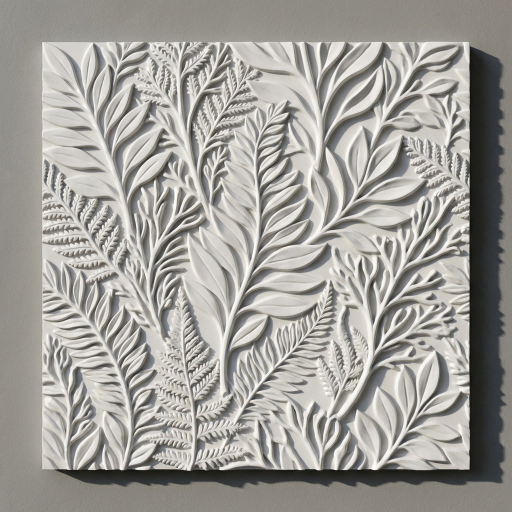
#> input picture Studio Luminant — Architectural Relief Manufacturing_files/studio-luminant-50x50cm-modular-gypsum-wall-panel-architectural-photo-v2.jpg, 1024 x 1024 px (shown at 1/2 size)
$ python -i process_bake.py   (imports and definitions only)   (older library calls are emulated)
#> lines starting #> are read from the running program, lines starting #| are printed output that depends on the picture
#> further down, picture is the input picture: shape (1024, 1024, 3); mean B, G, R 152.9, 158.2, 160.4
"""Bake the Process page's drawing-to-cast sequence layers from one Library relief folder.

Writes concept / depth / light layers, each registered to the heightmap's panel square, so the
scroll crossfade reads as one surface changing rather than a slideshow. The fourth layer is the
live relief (assets/relief/<asset>/, from relief_bake.py), inset in CSS so its panel fills the
same square.

  python tools/process_bake.py "<VAULT/Library/Relief/012_iznik-cypress>" assets/process/cantilena --light-frame 0

Concept: the source image is warped onto the heightmap with an ECC affine fit on gradient maps.
Light: the graze sheet holds three raking-light frames; --light-frame picks the one lit from the poster's side.
"""
import argparse
import json
import sys
from pathlib import Path

import cv2
import numpy as np

SIZES = (1200, 600)
WEBP_Q = 82
WORK = 512  # registration resolution


def imread(path, flags=cv2.IMREAD_COLOR):
    """cv2.imread cannot open non-ASCII Windows paths ("06 — Website"); decode from bytes instead."""
    return cv2.imdecode(np.fromfile(str(path), np.uint8), flags)


# [5 lines left out: function imwrite, not called in this run]


def grad(img):
    """Blurred gradient magnitude, normalised: a lighting-independent picture of the motif."""
    g = cv2.GaussianBlur(img.astype(np.float32), (0, 0), 2.0)
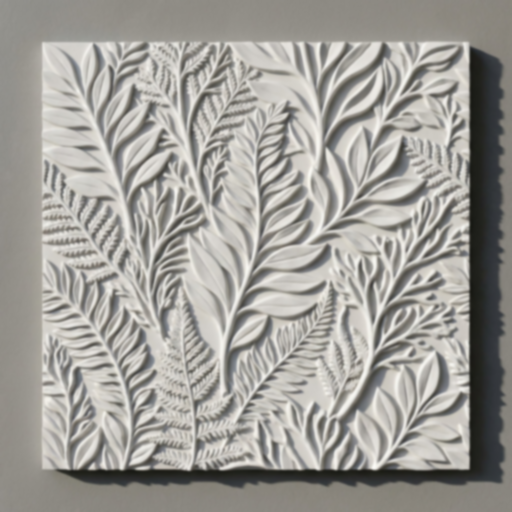
#> g: shape (1024, 1024, 3) float32 (shown at 1/2 size); mean B, G, R 153, 158, 160.5
    m = cv2.magnitude(cv2.Sobel(g, cv2.CV_32F, 1, 0), cv2.Sobel(g, cv2.CV_32F, 0, 1))
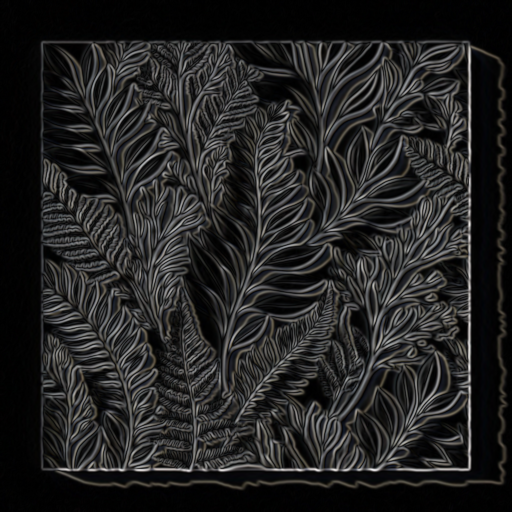
#> m: shape (1024, 1024, 3) float32 (shown at 1/2 size); mean B, G, R 46.7, 47.1, 47.4; drawn with min black and max white
    m = cv2.GaussianBlur(m, (0, 0), 3.0)
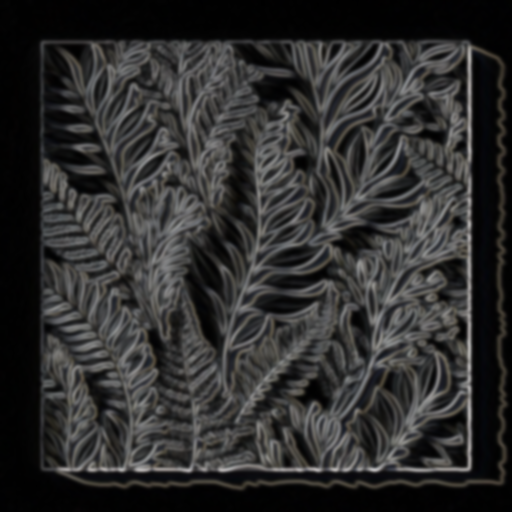
#> m: shape (1024, 1024, 3) float32 (shown at 1/2 size); mean B, G, R 46.7, 47.1, 47.4
    return m / (m.max() + 1e-6)
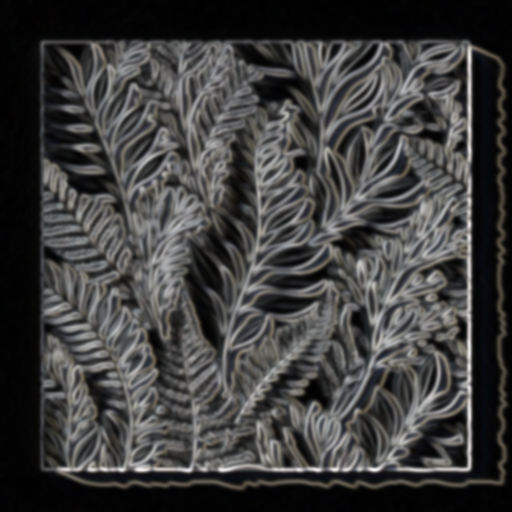
#> returned value: shape (1024, 1024, 3) float32 (shown at 1/2 size); mean of channels 0, 1, 2 0.245, 0.247, 0.248; drawn as B, G, R


def to_gray(img):
    return img if img.ndim == 2 else cv2.cvtColor(img, cv2.COLOR_BGR2GRAY)


# [77 lines left out: functions register, write_layer, main, not called in this run]


# [2 lines not run here, left out]

>>> import cv2
>>> picture = cv2.imread('../Studio Luminant — Architectural Relief Manufacturing_files/studio-luminant-50x50cm-modular-gypsum-wall-panel-architectural-photo-v2.jpg')
>>> result = grad(picture)

$ run again, on Studio Luminant — Architectural Relief Manufacturing_files/studio-luminant-3d-tile-design-variants-architectural-relief-panel.jpg
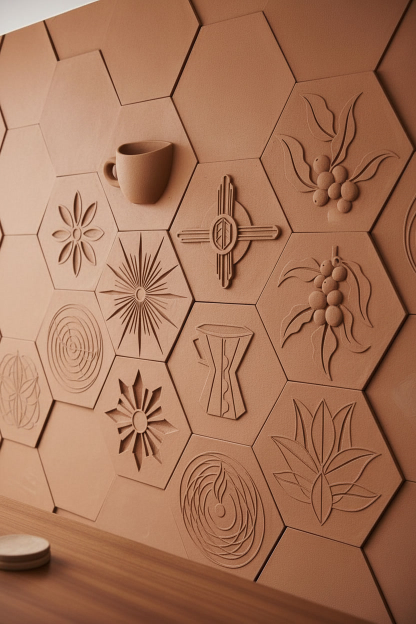
#> input picture Studio Luminant — Architectural Relief Manufacturing_files/studio-luminant-3d-tile-design-variants-architectural-relief-panel.jpg, 832 x 1248 px (shown at 1/2 size)
#> picture is the input picture: shape (1248, 832, 3); mean B, G, R 88.7, 116.2, 165
#> in grad, `m = cv2.GaussianBlur(m, (0, 0), 3.0)`:
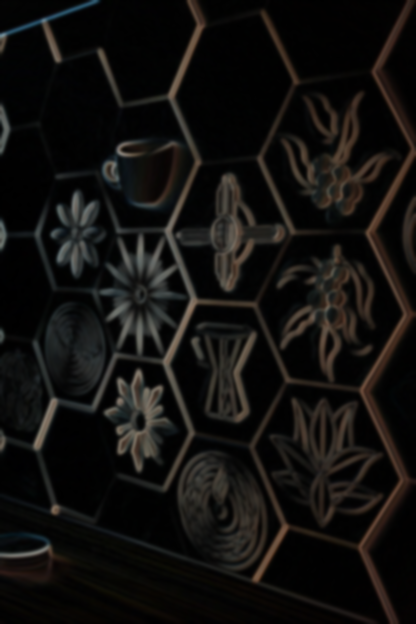
#> m: shape (1248, 832, 3) float32 (shown at 1/2 size); mean B, G, R 15.4, 17.3, 18.7
#> in grad, `return m / (m.max() + 1e-6)`:
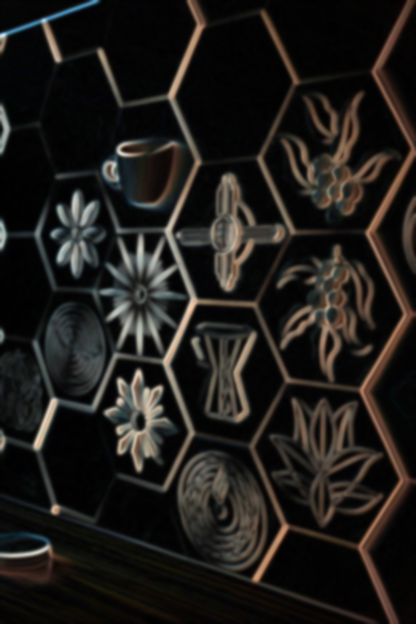
#> returned value: shape (1248, 832, 3) float32 (shown at 1/2 size); mean of channels 0, 1, 2 0.104, 0.116, 0.126; drawn as B, G, R

$ run again, on Studio Luminant — Architectural Relief Manufacturing_files/studio-luminant-50x50cm-neo-heritage-modular-wall-panel-design.jpg
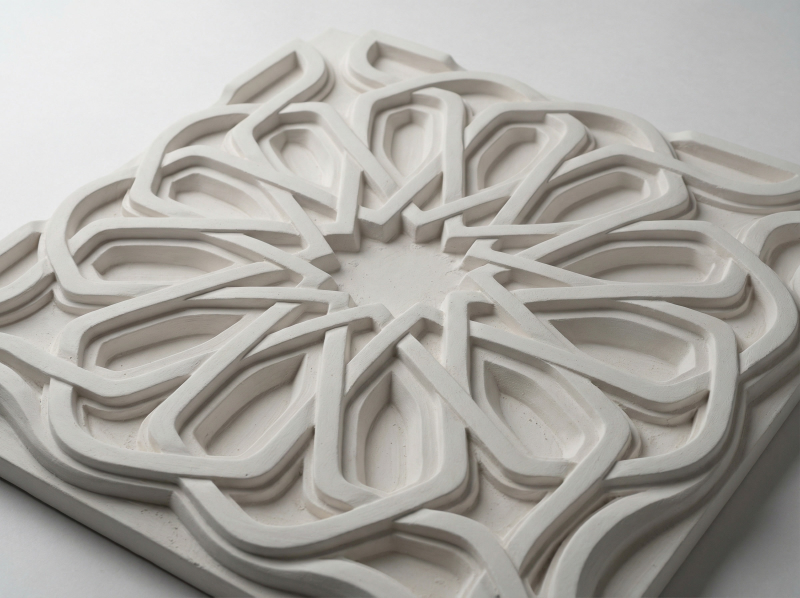
#> input picture Studio Luminant — Architectural Relief Manufacturing_files/studio-luminant-50x50cm-neo-heritage-modular-wall-panel-design.jpg, 2400 x 1792 px (shown at 1/3 size)
#> picture is the input picture: shape (1792, 2400, 3); mean B, G, R 161.3, 166.5, 169.3
#> in grad, `m = cv2.magnitude(cv2.Sobel(g, cv2.CV_32F, 1, 0), cv2.Sobel(g, cv2.CV_..`:
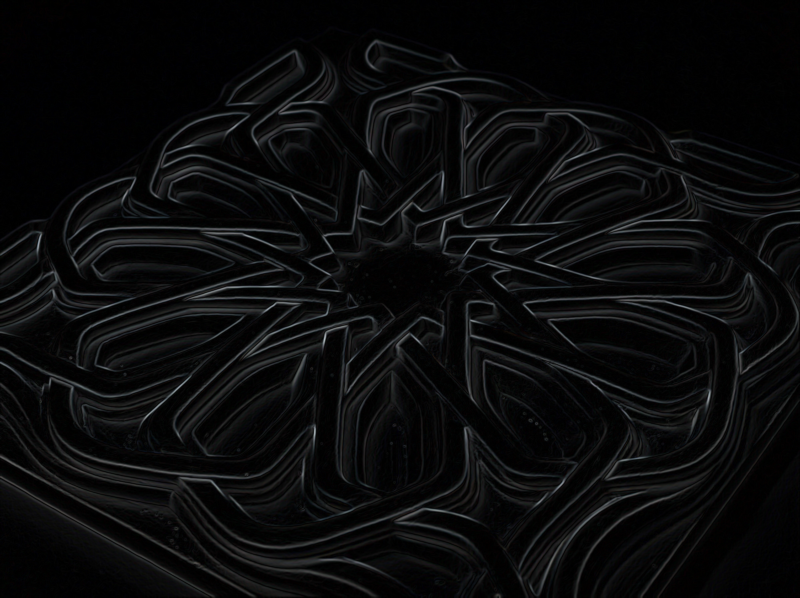
#> m: shape (1792, 2400, 3) float32 (shown at 1/3 size); mean B, G, R 11.8, 11.2, 10.9
#> in grad, `return m / (m.max() + 1e-6)`:
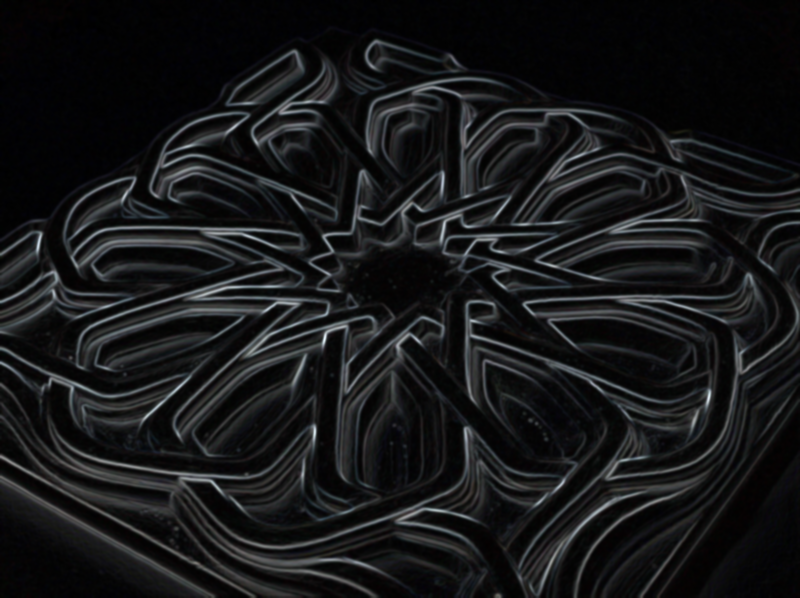
#> returned value: shape (1792, 2400, 3) float32 (shown at 1/3 size); mean of channels 0, 1, 2 0.0988, 0.0942, 0.0911; drawn as B, G, R
